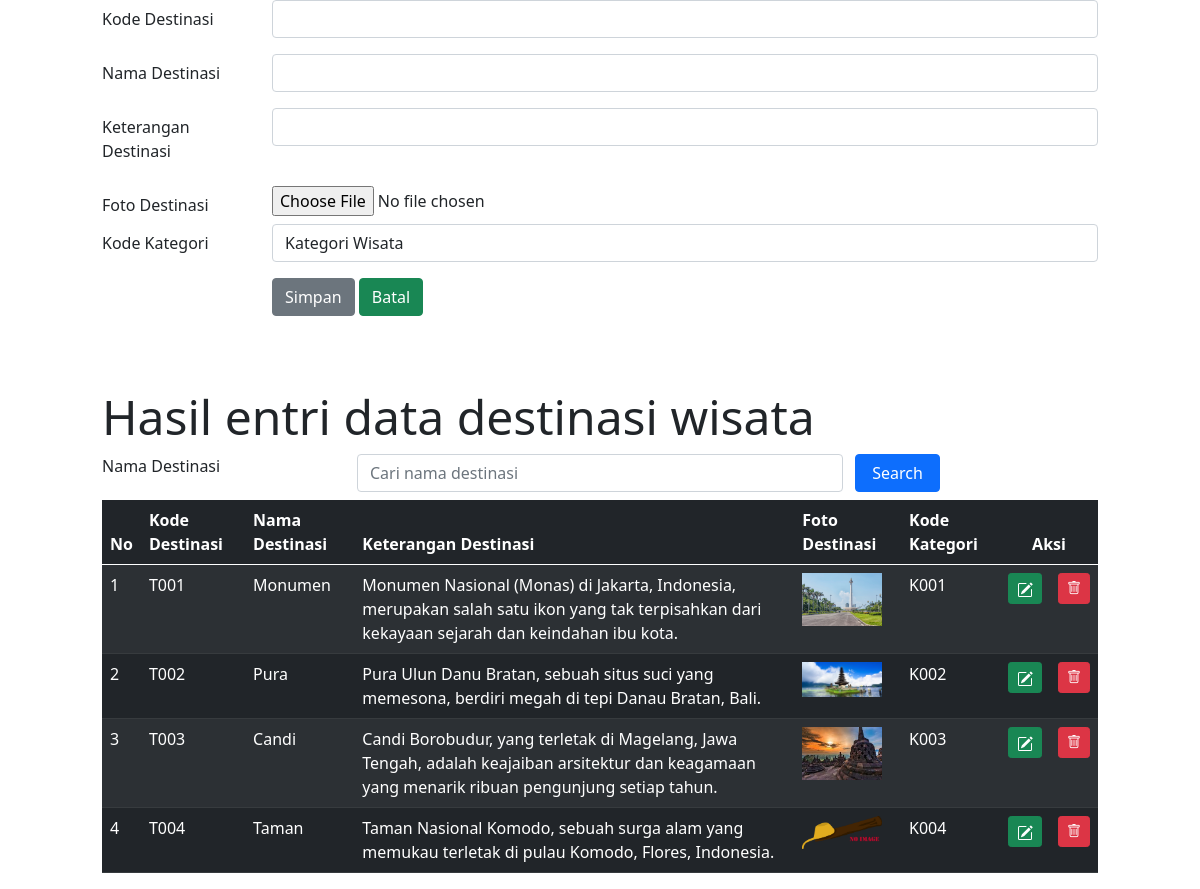
/WEBDEV2324-A/ADMIN/destinasi.php, run on the app's committed database.
### tables this page shows
CREATE TABLE `destinasi` (
  `destinasiKODE` char(4) NOT NULL,
  `destinasiNAMA` varchar(120) NOT NULL,
  `destinasiKET` char(255) NOT NULL,
  `destinasiFOTO` char(255) NOT NULL,
  `kategoriKODE` char(4) NOT NULL
);

### WEBDEV2324-A/ADMIN/destinasi.php (the view, shortened to what this page needs)
<!DOCTYPE html>
<html>
<?php
	include "include/config.php";
?>
<head>
	<link rel="stylesheet" type="text/css" href="css/bootstrap.min.css">
	<link rel="stylesheet" type="text/css" href="https://cdnjs.cloudflare.com/ajax/libs/select2/4.0.13/css/select2.min.css">
	<link rel="stylesheet" href="https://cdn.jsdelivr.net/npm/bootstrap-icons@1.10.2/font/bootstrap-icons.css">
</head>
<body>
<div class="row">
	<div class="col-sm-1"></div>
	<div class="col-sm-10">
		<form method="POST">
			<div class="mb-3 row">
    	<label for="destinasiKODE" class="col-sm-2 col-form-label">Kode Destinasi</label>
    	<div class="col-sm-10">
      		<input type="text" class="form-control" name="kodedestinasi" id="destinasiKODE" maxlength="4">
    	</div>
	</div>
	<div class="mb-3 row">
    	<label for="destinasiNAMA" class="col-sm-2 col-form-label">Nama Destinasi</label>
    	<div class="col-sm-10">
      		<input type="text" class="form-control" name="namadestinasi" id="destinasiNAMA">
    	</div>
	</div>
	<div class="mb-3 row">
        <label for="destinasiKET" class="col-sm-2 col-form-label">Keterangan Destinasi</label>
        <div class="col-sm-10">
            <input type="text" class="form-control" name="ketdestinasi" id="destinasiKET">
        </div>
    </div>
    <div class="form-group row">
            <label for="file" class="col-sm-2 col-form-label">Foto Destinasi</label>
            <div class="col-sm-10">
                <input type="file" id="file" name="file">
            </div>
        </div>
	<div class="mb-3 row">
    	<label for="kategoriKODE" class="col-sm-2 col-form-label">Kode Kategori</label>
    	<div class="col-sm-10">
      		<select class="form-control" id="kategoriKODE" name="kodekategori">
      			<option>Kategori Wisata</option>
      		</select>
    	</div>
	</div>
	<div class="form-group row">
		<div class="col-sm-2"></div>
		<div class="col-sm-10">
			<input type="submit" class="btn btn-secondary" value="Simpan" name="Simpan">
			<input type="reset" class="btn btn-success" value="Batal" name="Batal">
		</div>
	</div>
</form>
<br>
<div class="jumbotron mt-5">
	<h2 class="display-5">Hasil entri data destinasi wisata</h2>
</div>
	<form method="POST">
		<div class="form-group row mb-2">
			<label for="search" class="col-sm-3">Nama Destinasi</label>
			<div class="col-sm-6">
				<input type="text" name="search" class="form-control" id="search" value="<?php if (isset($_POST['search'])) {echo $_POST["search"];} ?>" placeholder="Cari nama destinasi">
			</div>
			<input type="submit" name="kirim" class="col-sm-1 btn btn-primary" value="Search">
		</div>
	</form>
<table class="table table-dark table-striped">
  <thead>
    <tr>
      <th scope="col">No</th>
      <th scope="col">Kode Destinasi</th>
      <th scope="col">Nama Destinasi</th>
      <th scope="col">Keterangan Destinasi</th>
      <th scope="col">Foto Destinasi</th>
      <th scope="col">Kode Kategori</th>
      <th colspan="2" style="text-align: center">Aksi</th>
    </tr>
  </thead>
  <tbody>
  <?php
  	if(isset ($_POST["kirim"]))
  	{
  		$search = $_POST["search"];
  		$query = mysqli_query($connection, "select destinasi.*
  			from destinasi
  			where destinasiNAMA like '%".$search."%'");
  	} else
  		{
  			$query = mysqli_query($connection,"select destinasi.* from destinasi");
  		}
  	$nomor = 1;
  	while($row = mysqli_fetch_array($query))
  	{
  ?>
    <tr>
      <td><?php echo $nomor; ?></td>
      <td><?php echo $row['destinasiKODE']; ?></td>
      <td><?php echo $row['destinasiNAMA']; ?></td>
      <td><?php echo $row['destinasiKET']; ?></td>
      <td>
        <?php if(is_file("images/".$row['destinasiFOTO']))
                { ?>
                    <img src="images/<?php echo $row['destinasiFOTO']?>" width="80">
                <?php } else
                    echo "<img src='images/noimage.png' width='80'>"
        ?>
      </td>
      <td><?php echo $row['kategoriKODE']; ?></td>
      <td width="5px">
      	<a href="destinasiedit.php?ubah=<?php echo $row["destinasiKODE"]?>" class="btn btn-success btn-sm" title="EDIT"/>
			</td>
			<td width="5px">
				<a href="destinasihapus.php?hapus=<?php echo $row["destinasiKODE"]?>" class="btn btn-danger btn-sm" title="HAPUS">
				<i class="bi bi-trash"></i>
			</td>
    </tr>
    <?php $nomor = $nomor + 1; ?>
  <?php } ?>
  </tbody>
</table>
</div>
</div>
</body>
</html>

### data on the page
destinasi: destinasiKODE "T001", destinasiNAMA "Monumen", destinasiKET "Monumen Nasional (Monas) di Jakarta, Indonesia, merupakan salah satu ikon yang tak terpisahkan dari kekayaan sejarah dan keindahan ibu kota.", destinasiFOTO (picture), kategoriKODE "K001"
destinasi: destinasiKODE "T002", destinasiNAMA "Pura", destinasiKET "Pura Ulun Danu Bratan, sebuah situs suci yang memesona, berdiri megah di tepi Danau Bratan, Bali.", destinasiFOTO (picture), kategoriKODE "K002"
destinasi: destinasiKODE "T003", destinasiNAMA "Candi", destinasiKET "Candi Borobudur, yang terletak di Magelang, Jawa Tengah, adalah keajaiban arsitektur dan keagamaan yang menarik ribuan pengunjung setiap tahun.", destinasiFOTO (picture), kategoriKODE "K003"
destinasi: destinasiKODE "T004", destinasiNAMA "Taman", destinasiKET "Taman Nasional Komodo, sebuah surga alam yang memukau terletak di pulau Komodo, Flores, Indonesia.", kategoriKODE "K004"
